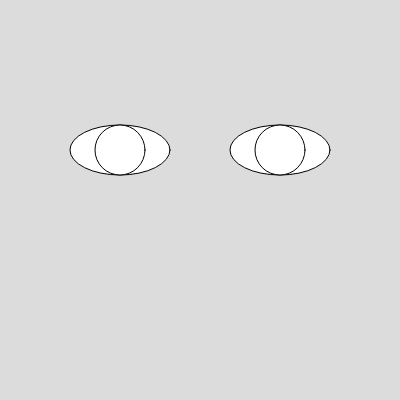
Frame 1 (no input)
Frame 60 (no input): identical to frame 1, image omitted
Frame 120 (the mouse pressed at the canvas centre since frame 60): identical to frame 1, image omitted

The p5.js sketch that drew this single still picture (run headless with seeded random() and noise() and a simulated clock; from frame 60 on, the mouse is pressed at the canvas centre):

// p5.js sketch
// ── sketch.js
let leftEyeX = 120;
let rightEyeX = 280;
let eyeY = 150;

function setup() {
  createCanvas(400, 400);
}

function draw() {
  background(220);

  ellipse(leftEyeX, eyeY, 100, 50);
  ellipse(leftEyeX, eyeY, 50, 50);

  ellipse(rightEyeX, eyeY, 100, 50);
  ellipse(rightEyeX, eyeY, 50, 50);
}
